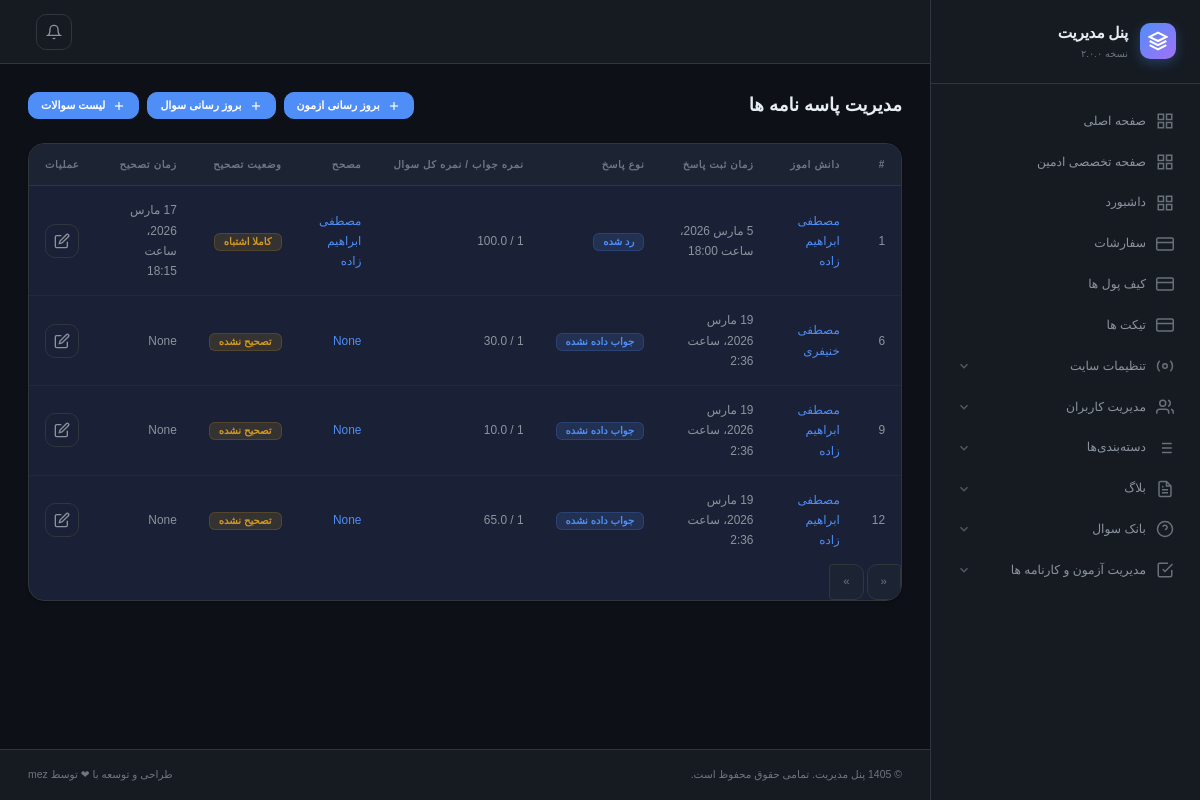
The app's page /admin-panel/exam/2/question/3/answers/ (signed in) with its own data.
### quiz/models.py (models this page shows, shortened)
class StudentAnswer(models.Model):
    class TypeOfCorrect(models.TextChoices):
        not_corrected = 'تصحیح نشده', 'تصحیح نشده'
        wrong = 'کاملا اشتباه', 'کاملا اشتباه'
        weak = 'نیاز به تلاش بیشتر', 'نیاز به تلاش بیشتر'
        average = 'قابل قبول', 'قابل قبول'
        good = 'نسبتا درست', 'نسبتا درست'
        excellent = 'کاملا درست', 'کاملا درست'
    class TypeOfAnswer(models.TextChoices):
        OPTION = 'انتخاب گزینه', 'انتخاب گزینه'
        TEXT_BASED = 'پاسخ متنی', 'پاسخ متنی'
        IMAGE_BASED = 'پاسخ تصویری', 'پاسخ تصویری'
        PDF_BASED = 'پاسخ PDF', 'پاسخ PDF'
        SKIPPED = 'رد شده', 'رد شده'
        NOT_ANSWERD = 'جواب داده نشده', 'جواب داده نشده'
    quiz = models.ForeignKey('Quiz', on_delete=models.CASCADE, related_name='student_answers', verbose_name='آزمون',  db_index=True)
    question = models.ForeignKey(Question, on_delete=models.CASCADE, related_name='student_answers', null=True, blank=True , verbose_name='سوال',  db_index=True)
    description = models.TextField(blank=True, null=True,verbose_name='متن پاسخ' )
    image = models.ImageField(upload_to=photo_path_upload_to, blank=True, null=True, verbose_name='تصویر پاسخ')
    pdf_file = models.FileField(upload_to=photo_path_upload_to, blank=True, null=True, verbose_name='فایل PDF پاسخ')
    is_skipped = models.BooleanField(default=False, verbose_name='رد شده' )
    satantorium_message = CKEditor5Field(blank=True, null=True, verbose_name='نظر مصصح' )
    student = models.ForeignKey(User, on_delete=models.CASCADE,related_name='answers', verbose_name='دانش‌آموز',  db_index=True)
    selected_option = models.ForeignKey(QuestionOption,on_delete=models.SET_NULL ,null=True,blank=True,verbose_name='گزینه انتخاب‌شده',  db_index=True)
    corrected_by = models.ForeignKey(User, on_delete=models.SET_NULL, null=True, blank=True, related_name='corrected_answers', verbose_name='تصحیح‌کننده',  db_index=True)
    type_of_answer = models.CharField(max_length=50,choices=TypeOfAnswer.choices,verbose_name='نوع پاسخ', default=TypeOfAnswer.NOT_ANSWERD)
    corrected = models.CharField(max_length=100, choices=TypeOfCorrect.choices,verbose_name='کیفیت جواب', default=TypeOfCorrect.not_corrected ,)
    corrected_at = models.DateTimeField(null=True, blank=True, verbose_name='زمان تصحیح')
    score = models.FloatField(default=0, verbose_name='نمره داده شده')
    created_at = models.DateTimeField(auto_now_add=True) # time to answer
    class Meta:
        ordering = ['student']
        verbose_name = 'پاسخ دانش‌آموز'
        verbose_name_plural = 'پاسخ‌های دانش‌آموزان'
        unique_together = ('student', 'question')

class Question(models.Model):
    class TypeOfQuestions(models.TextChoices):
        MULTIPLE_CHOICE = 'تستی چند گزینه‌ای', 'تستی چند گزینه‌ای'
        SHORT_ANSWER = 'پاسخ کوتاه', 'پاسخ کوتاه'
        LONG_ANSWER = 'پاسخ تشریحی', 'پاسخ تشریحی'
        IMAGE_BASED = 'مبتنی بر تصویر', 'مبتنی بر تصویر'
        PDF_BASED = 'سوال از فایل PDF', 'سوال از فایل PDF'
    description = CKEditor5Field( blank=True, null=True, verbose_name='متن سوال')
    image = models.ImageField( upload_to=photo_path_upload_to, blank=True, null=True, verbose_name='تصویر سوال' )
    pdf_file = models.FileField( upload_to=photo_path_upload_to, blank=True, null=True, verbose_name='فایل PDF سوال' )
    name = models.CharField( max_length=255, verbose_name='عنوان سوال',  db_index=True)
    order = models.PositiveIntegerField( default=1, verbose_name='ترتیب نمایش' )
    is_active = models.BooleanField(default=True, verbose_name='فعال')
    type_of_question = models.CharField( max_length=100, choices=TypeOfQuestions.choices, verbose_name='نوع سوال')
    score = models.PositiveIntegerField( default=1, verbose_name='حداکثر نمره سوال')
    quiz = models.ForeignKey('Quiz', on_delete=models.CASCADE, related_name='questions', verbose_name='آزمون',  db_index=True)
    created_at = models.DateTimeField(auto_now_add=True )
    class Meta:
        ordering = ['id']
        verbose_name = 'سوال'
        verbose_name_plural = 'سوالات'

### user/models.py (models this page shows, shortened)
class User(AbstractUser):
    class GenderOfUser(models.TextChoices):
        MALE = "M", 'مذکر'
        FELMALE = "F", "مونث"
    class TypeOfUser(models.TextChoices):
        REGULAR = "R", 'دانش اموز'
        SANATORUM = "S", "مصحح"
        ADMIN = "A", "ادمین"
    father_name =  models.CharField(max_length=255, verbose_name='نام پدر', null=True)
    gender = models.CharField(max_length=255, choices=GenderOfUser, verbose_name="جنسیت")
    PhoneNumber = PhoneNumberField(unique=True, verbose_name="شماره",  db_index=True)
    national_id = models.CharField(max_length=255, verbose_name='کد ملی', null=True)
    province =  models.CharField(max_length=255, verbose_name='نام استان', null=True)
    city =  models.CharField(max_length=255, verbose_name='نام شهر', null=True)
    school =  models.CharField(max_length=255, verbose_name='نام مدرسه', null=True)
    grade =  models.ForeignKey(GradeCategories, related_name='users', null=True, on_delete=models.PROTECT, verbose_name='پایه',  db_index=True)
    major =  models.ForeignKey(MajorCategories, related_name='users', null=True, on_delete=models.PROTECT, verbose_name='رشته تحصیلی',  db_index=True)
    birth = models.DateTimeField(verbose_name='تاریخ تولد', null=True)
    private_code =  models.CharField(max_length=1000, verbose_name='کد مخفی کاربر', null=True, blank=True)
    otp = models.CharField(max_length=6, blank=True, null=True, verbose_name="کد otp")
    login_temp = models.PositiveSmallIntegerField(default=0, verbose_name="دفعات ورود")
    otp_expiry_date = models.DateTimeField(null=True, blank=True, verbose_name="تاریخ انقضای ")
    type_of_user = models.CharField(max_length=255, choices=TypeOfUser, verbose_name='نوع کاربر', default=TypeOfUser.REGULAR)
    is_verified = models.BooleanField(default=True, verbose_name='تایید شماره همراه')
    USERNAME_FIELD = "PhoneNumber"
    username = None
    objects = UserManager()
    class Meta:
        verbose_name = 'کاربر'
        verbose_name_plural = 'کاربران'

### admin_panel/views/quiz.py (the view)
# urls.py: path('exam/<quiz_id>/question/<int:qid>/answers/', views.quiz.QuestionAnswerLitView.as_view(), name='quiz-question-answer-list'),
class QuestionAnswerLitView(AdminPermissionRequire, ListView):
    template_name = 'admin-panel/exam/answers/list.html'
    context_object_name = 'items'
    def dispatch(self, request, *args, **kwargs):
        print(1)
        self.quiz = get_object_or_404(Quiz, pk=self.kwargs.get('quiz_id'))
        print(2)
        self.question = get_object_or_404(Question, pk=self.kwargs.get('qid'))
        print(3)
        return super().dispatch(request, *args, **kwargs)
    def get_context_data(self, **kwargs)  :
        context = super().get_context_data(**kwargs)
        context["quiz"] = self.quiz
        context["question"] = self.question
        return context
    def get_queryset(self):
        return StudentAnswer.objects.filter(quiz=self.quiz, question=self.question
        ).prefetch_related('student', 'corrected_by').all()

### admin_panel/mixins.py (called while the page is built)
    def dispatch(self, request, *args, **kwargs):
        response = super().dispatch(request, *args, **kwargs)
        if request.user.is_superuser :
            return response
        else:
            raise Http404()

### template/admin-panel/exam/answers/list.html (shortened to what this page needs)
{% extends "admin-panel/base/base.html" %}
{% load jalali_tags %}
{% block main %}
  <main class="page-content">
    <div class="page-header">
      <div class="page-header-info">
        <h1>مدیریت پاسه نامه ها</h1>
      </div>
      <div class="page-header-actions">
        <a href="{% url 'admin-panel:quiz-update' quiz.id %}" class="btn btn-primary btn-sm">
          <svg viewBox="0 0 24 24" fill="none" stroke="currentColor" stroke-width="2"><line x1="12" y1="5" x2="12" y2="19"/><line x1="5" y1="12" x2="19" y2="12"/></svg>
          بروز رسانی ازمون
        </a>
        <a href="{% url 'admin-panel:quiz-questions-update' quiz_id=quiz.id pk=question.id %}" class="btn btn-primary btn-sm">
          <svg viewBox="0 0 24 24" fill="none" stroke="currentColor" stroke-width="2"><line x1="12" y1="5" x2="12" y2="19"/><line x1="5" y1="12" x2="19" y2="12"/></svg>
          بروز رسانی سوال
        </a>
        <a href="{% url 'admin-panel:quiz-questions-list' quiz.id %}" class="btn btn-primary btn-sm">
          <svg viewBox="0 0 24 24" fill="none" stroke="currentColor" stroke-width="2"><line x1="12" y1="5" x2="12" y2="19"/><line x1="5" y1="12" x2="19" y2="12"/></svg>
          لیست سوالات
        </a>
      </div>
    </div>
    <div class="card">
      <div class="table-responsive">
        <table class="table" id="mainTable">
          <thead>
            <tr>
              <th>#</th>
              <th>دانش اموز</th>
              <th>زمان ثبت پاسخ</th>
              <th>نوع پاسخ</th>
              <th>نمره جواب / نمره کل سوال</th>
              <th>مصحح</th>
              <th>وضعیت تصحیح</th>
              <th>زمان تصحیح</th>
              <th>عملیات</th>
            </tr>
          </thead>
          <tbody>
            {% for item in items %}
            <tr>
              <td>{{item.pk}}</td>
              <td><a href="{% url 'admin-panel:user-update' item.student.id %}">{{ item.student.get_full_name|default:item.student }}</a></td>
              <td>{{item.created_at|to_jalali}}</td>
              <td><span class="badge badge-primary" >{{item.type_of_answer}}</span></td>
              <td> {{question.score}} / {{item.score}} </td>
              <td><a href="{% if item.corrected_by %}{% url 'admin-panel:user-update' item.corrected_by.id %}{% endif %}">{{ item.corrected_by.get_full_name|default:item.corrected_by }}</a></td>
              <td><span class="badge badge-warning" >{{item.corrected}}</span></td>
              <td>{{item.corrected_at|to_jalali}}</td>
              <td>
                <div class="d-flex gap-1">
                  <a href="{% url 'admin-panel:quiz-question-answer-update' quiz_id=quiz.id qid=question.id pk=item.id %}" class="btn btn-icon btn-outline-secondary" title="ویرایش و دیدن جزییات">
                    <svg viewBox="0 0 24 24" fill="none" stroke="currentColor" stroke-width="2"><path d="M11 4H4a2 2 0 0 0-2 2v14a2 2 0 0 0 2 2h14a2 2 0 0 0 2-2v-7"/><path d="M18.5 2.5a2.121 2.121 0 0 1 3 3L12 15l-4 1 1-4 9.5-9.5z"/></svg>
                  </a>
                </div>
              </td>
            </tr>
            {% endfor %}
          </tbody>
        </table>
      </div>
      <div class="table-footer">
         <nav>
          <ul class="pagination pagination-sm mb-0">
           {% if page_obj.has_previous %}
      <li class="page-item">
        <a class="page-link" href="?page={{ page_obj.previous_page_number }}" aria-label="Previous">
          <span aria-hidden="true">«</span>
        </a>
      </li>
    {% else %}
      <li class="page-item disabled">
        <a class="page-link" href="#" tabindex="-1" aria-disabled="true">«</a>
      </li>
    {% endif %}
    {% if page_obj.has_next %}
      <li class="page-item">
        <a class="page-link" href="?page={{ page_obj.next_page_number }}" aria-label="Next">
          <span aria-hidden="true">»</span>
        </a>
      </li>
    {% else %}
      <li class="page-item disabled">
        <a class="page-link" href="#" tabindex="-1" aria-disabled="true">»</a>
      </li>
    {% endif %}
          </ul>
        </nav>
      </div>
    </div>
  </main>
{% endblock main %}

### static/css/admin-panel/main.css (style rules this page uses)
:root { --bg-primary: #0d1117; --bg-secondary: #161b22; --bg-tertiary: #1c2333; --bg-card: #1a2035; --bg-hover: #21293d; --bg-input: #0d1117; --border-color: #30363d; --border-light: #21293d; --accent-primary: #4f8ef7; --accent-hover: #3d7cf5; --accent-glow: rgba(79, 142, 247, 0.15); --accent-success: #2ea043; --accent-warning: #d29922; --accent-danger: #f85149; --accent-info: #58a6ff; --accent-purple: #a371f7; --text-primary: #e6edf3; --text-secondary: #8b949e; --text-muted: #6e7681; --text-accent: #4f8ef7; --sidebar-width: 270px; --navbar-height: 64px; --radius-sm: 6px; --radius-md: 10px; --radius-lg: 16px; --radius-xl: 24px; --shadow-sm: 0 1px 3px rgba(0,0,0,0.4); --shadow-md: 0 4px 16px rgba(0,0,0,0.5); --shadow-lg: 0 8px 32px rgba(0,0,0,0.6); --shadow-glow: 0 0 20px rgba(79, 142, 247, 0.2); --transition: 0.2s ease; --transition-slow: 0.35s cubic-bezier(0.4,0,0.2,1); }
*, *::before, *::after { box-sizing: border-box; margin: 0; padding: 0; }
html { direction: rtl; font-size: 14px; }
body { font-family: 'Vazirmatn', sans-serif; background-color: var(--bg-primary); color: var(--text-primary); overflow-x: hidden; min-height: 100vh; font-weight: 400; line-height: 1.7; }
h1, h2, h3, h4, h5, h6 { font-family: 'Vazirmatn', sans-serif; font-weight: 700; color: var(--text-primary); line-height: 1.3; }
a { color: var(--accent-primary); text-decoration: none; transition: color var(--transition); }
.page-content { padding: 28px; flex: 1; }
.card { background: var(--bg-card); border: 1px solid var(--border-color); border-radius: var(--radius-lg); box-shadow: var(--shadow-sm); overflow: hidden; }
.table { margin: 0; width: 100%; border-collapse: separate; border-spacing: 0; }
.table thead th { background: var(--bg-tertiary); color: var(--text-muted); font-size: 0.72rem; font-weight: 700; text-transform: uppercase; letter-spacing: 0.06em; padding: 12px 16px; border-bottom: 1px solid var(--border-color); border-top: none; white-space: nowrap; }
.table tbody td { padding: 14px 16px; color: var(--text-secondary); font-size: 0.85rem; border-bottom: 1px solid var(--border-light); vertical-align: middle; background: transparent; }
.table tbody tr:last-child td { border-bottom: none; }
.table tbody tr { transition: background var(--transition); }
.btn { font-family: 'Vazirmatn', sans-serif; font-weight: 600; border-radius: var(--radius-md); padding: 8px 18px; font-size: 0.85rem; transition: all var(--transition); display: inline-flex; align-items: center; gap: 7px; border: 1px solid transparent; cursor: pointer; line-height: 1.4; }
.btn svg { width: 16px; height: 16px; flex-shrink: 0; }
.btn-primary { background: var(--accent-primary); border-color: var(--accent-primary); color: white; }
.btn-outline-secondary { background: transparent; border-color: var(--border-color); color: var(--text-secondary); }
.btn-sm { padding: 5px 12px; font-size: 0.78rem; }
.btn-sm svg { width: 14px; height: 14px; }
.btn-icon { width: 34px; height: 34px; padding: 0; justify-content: center; }
.badge { font-family: 'Vazirmatn', sans-serif; font-weight: 600; border-radius: 6px; padding: 3px 9px; font-size: 0.72rem; }
.badge-primary { background: var(--accent-glow); color: var(--accent-primary); border: 1px solid rgba(79,142,247,0.2); }
.badge-warning { background: rgba(210,153,34,0.15); color: var(--accent-warning); border: 1px solid rgba(210,153,34,0.2); }
.pagination { gap: 4px; }
.page-item .page-link { background: var(--bg-card); border: 1px solid var(--border-color); color: var(--text-secondary); border-radius: var(--radius-md); padding: 7px 13px; font-family: 'Vazirmatn', sans-serif; font-size: 0.82rem; transition: all var(--transition); }
.page-item.disabled .page-link { background: var(--bg-tertiary); color: var(--text-muted); pointer-events: none; }
.page-header { display: flex; align-items: center; justify-content: space-between; margin-bottom: 24px; gap: 16px; flex-wrap: wrap; }
.page-header-info h1 { font-size: 1.3rem; font-weight: 800; color: var(--text-primary); margin: 0; }
.page-header-actions { display: flex; gap: 8px; flex-wrap: wrap; }

### records on screen
StudentAnswer: pk "1", student.get_full_name "مصطفی ابراهیم زاده", created_at|to_jalali "5 مارس 2026، ساعت 18:00", type_of_answer "رد شده", score "100.0", corrected_by.get_full_name "مصطفی ابراهیم زاده", corrected "کاملا اشتباه", corrected_at|to_jalali "17 مارس 2026، ساعت 18:15"
Question: score "1"
StudentAnswer: pk "6", student.get_full_name "مصطفی خنیفری", created_at|to_jalali "19 مارس 2026، ساعت 2:36", type_of_answer "جواب داده نشده", score "30.0", corrected_by.get_full_name "None", corrected "تصحیح نشده", corrected_at|to_jalali "None"
StudentAnswer: pk "9", student.get_full_name "مصطفی ابراهیم زاده", created_at|to_jalali "19 مارس 2026، ساعت 2:36", type_of_answer "جواب داده نشده", score "10.0", corrected_by.get_full_name "None", corrected "تصحیح نشده", corrected_at|to_jalali "None"
StudentAnswer: pk "12", student.get_full_name "مصطفی ابراهیم زاده", created_at|to_jalali "19 مارس 2026، ساعت 2:36", type_of_answer "جواب داده نشده", score "65.0", corrected_by.get_full_name "None", corrected "تصحیح نشده", corrected_at|to_jalali "None"
